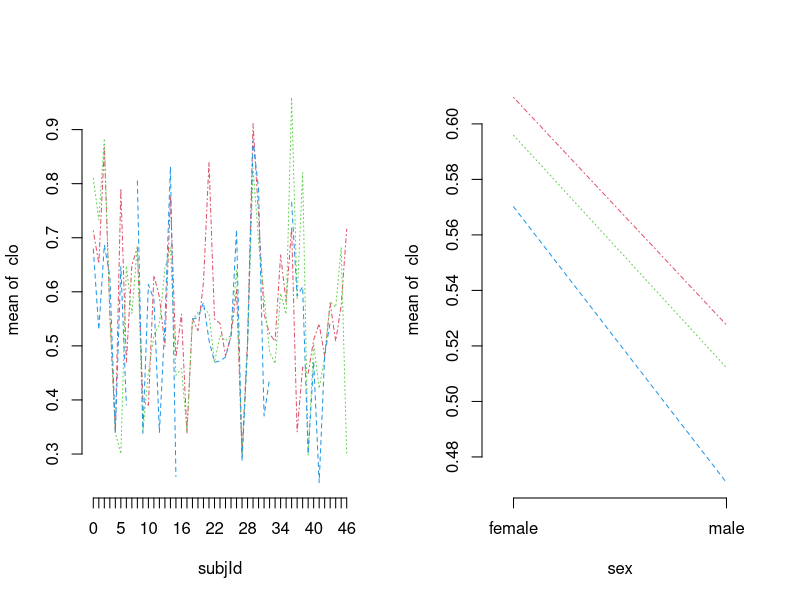
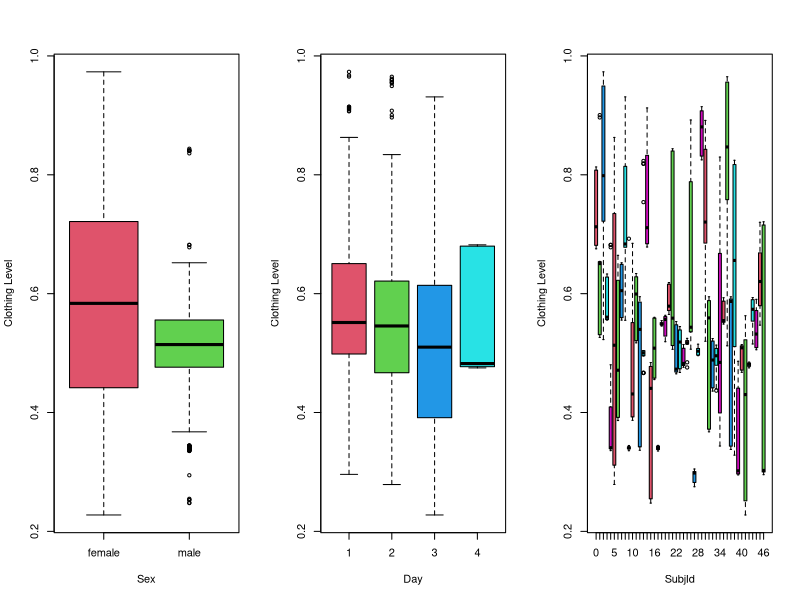
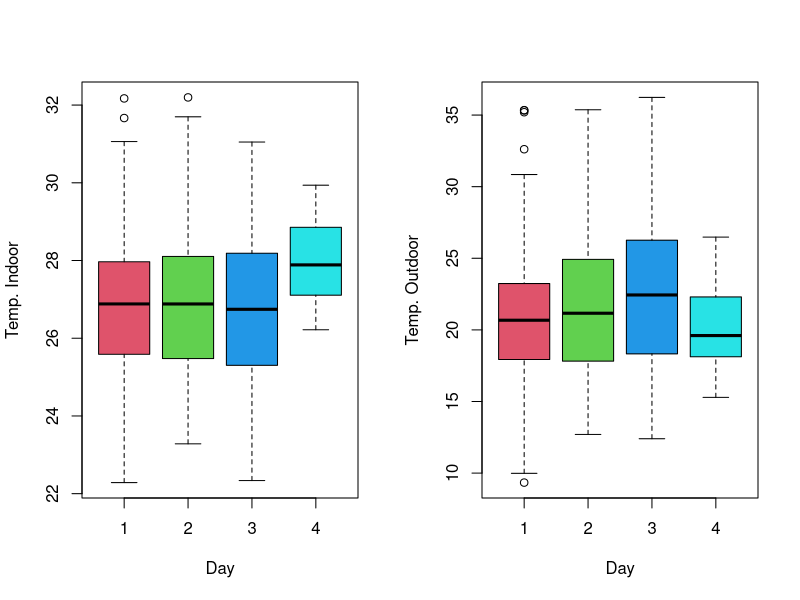
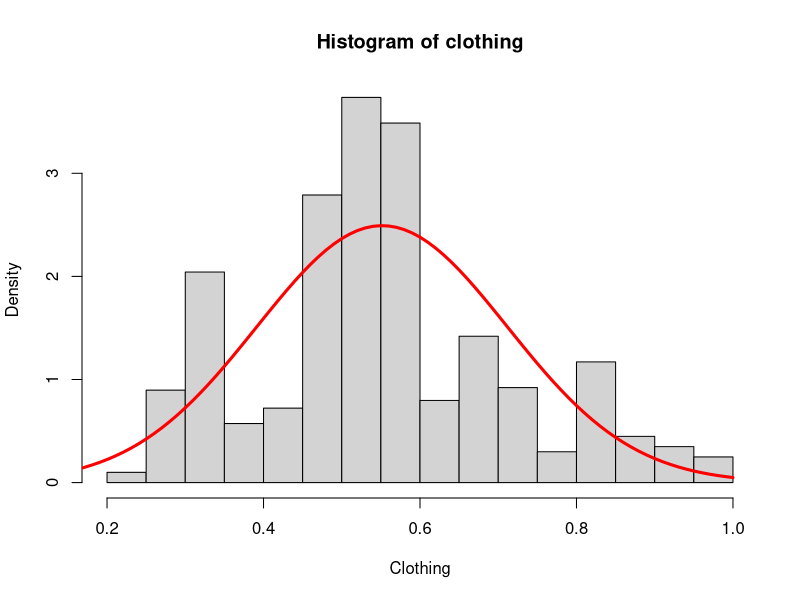
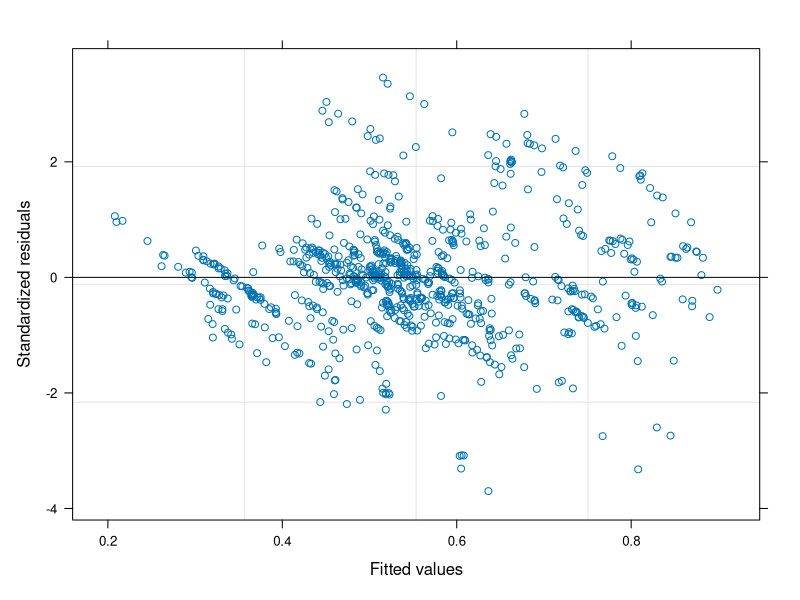
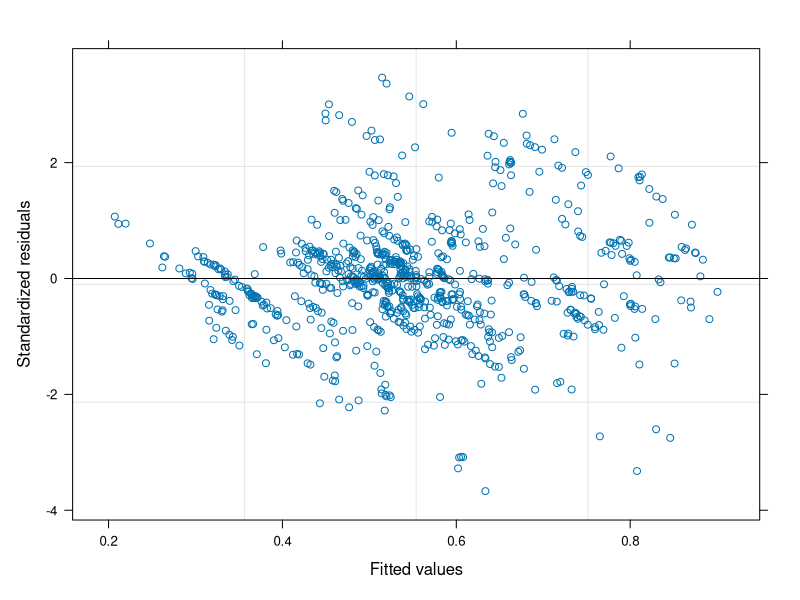
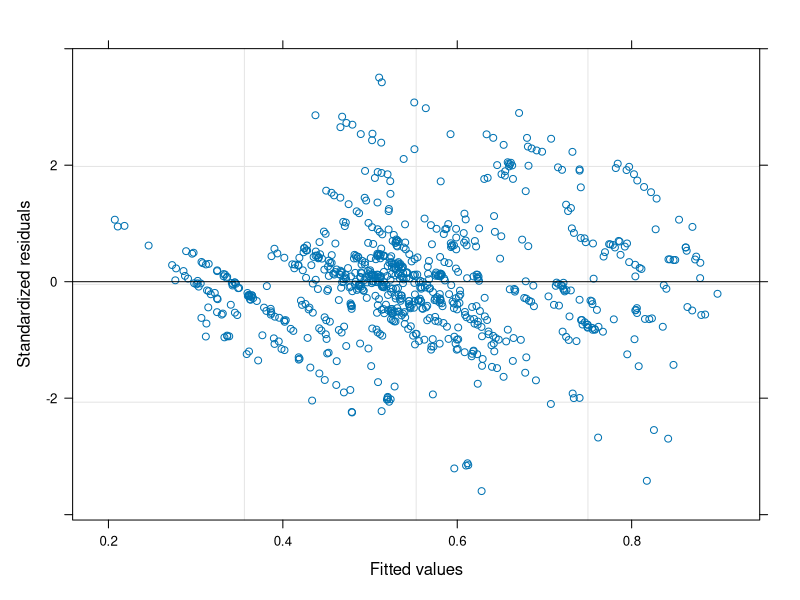

These charts were generated, in order, by the following R code: (Note: this script raises an error after producing the figures.)
# Assignment 3 - Adv. Data Analysis and Statistical Modelling
library(lme4)
library(readr)
library(xtable)
library(plyr)
library(corrplot)
library(nlme)
library(gclus)
library(stats)
library(emmeans)

#setwd("~/Documents/Studie/Mst-Sem2-2021/Advanced Data Analysis and Stastitical Modelling/Assignment 3")

Clothing = read.csv('clothingFullAss03.csv')

## Exploratory Analysis #### 

# The subject is measured 6 times a day for 3 days.

par(mfrow=c(1,2))
with(Clothing, {
  interaction.plot(subjId, day, clo, legend=FALSE, 
                   bty="n", col=2:11, xtick = TRUE)
  interaction.plot(sex, day, clo, legend=FALSE, 
                   bty="n", col=2:11, xtick = TRUE)})
par(mfrow=c(1,1))


par(mfrow=c(1,3))
boxplot(Clothing$clo ~Clothing$sex, col=2:6, xlab = "Sex", ylab = "Clothing Level")
boxplot(Clothing$clo ~Clothing$day, col=2:6, xlab = "Day", ylab = "Clothing Level")
boxplot(Clothing$clo ~Clothing$subjId, col=2:6, xlab = "SubjId", ylab = "Clothing Level")

par(mfrow=c(1,2))
boxplot(Clothing$tInOp ~Clothing$day, col=2:6, xlab = "Day", ylab = "Temp. Indoor")
boxplot(Clothing$tOut ~Clothing$day, col=2:6, xlab = "Day", ylab = "Temp. Outdoor")

par(mfrow=c(1,1))
# DENSITY PLOT OF CLOTHING  
clothing = Clothing$clo
# Density plot of Clo: 
f<-function(x){dnorm(x,mean=mean(clothing,na.rm=T),
                     sd=sd(clothing,na.rm=T))} 
hist(clothing,xlab='Clothing',probability=T)
curve(f,0,1,lwd=3,col="red",add=T) 
rm(f)



## Mixed Effect Model that use subjId as a random effect ####

#weights

#

Clothing$sex = factor(Clothing$sex)
Clothing$day = factor(Clothing$day)
par(mfrow=c(2,2))
model0 <- lme(clo ~ tOut*tInOp*sex+day, random= ~ 1|subjId, data=Clothing, method="REML")
logLik(model0)
anova(model0)
summary(model0)

model1 <- lme(clo ~ tOut*tInOp+ tOut*sex+tInOp*sex+tOut*day+tInOp*day, random= ~ 1|subjId, data=Clothing, method="REML")
logLik(model1)
anova(model1)
summary(model1)
plot(model1)

model2 <- lme(clo ~ tOut+tInOp+ tOut*sex+tInOp*sex+tOut*day+tInOp*day, random= ~ 1|subjId, data=Clothing, method="REML")
logLik(model2)
anova(model2)
summary(model2)
plot(model2)

model3 <- lme(clo ~ tOut*sex+tOut*day, random= ~ 1|subjId, data=Clothing, method="REML")#,weights = ~var)
logLik(model3)
anova(model3)
summary(model3)
plot(model3)
# add weights as their is dispersion in the end of the residuals


varmale=var(Clothing$clo[Clothing$sex=="male"])
varfemale=var(Clothing$clo[Clothing$sex=="female"])
Clothing$var<-Clothing$clo
for(i in 1:length(Clothing$var)){
  if(Clothing$sex[i]=="male"){
    Clothing$var[i] = varmale
  }
  else{
    Clothing$var[i] = varfemale
  }
}


Clothing$var<-Clothing$clo
for(i in 1:length(Clothing$var)){
  Clothing$var[i]=var(Clothing$clo[Clothing$subjId==Clothing$subjId[i]])
}
means=aggregate(var ~ subjId, data=Clothing,FUN=mean)

Clothing$var<-Clothing$clo
for(i in 1:length(Clothing$var)){
  if(Clothing$sex[i]=="male"){
    Clothing$var[i] = var(Clothing$clo[Clothing$day==Clothing$day[i] & Clothing$sex=="male"])
  }
  else{
    Clothing$var[i] = var(Clothing$clo[Clothing$day==Clothing$day[i] & Clothing$sex=="female"])
  }
}




optimize = function(vars){
  #for(i in 1:length(Clothing$var)){
  #  Clothing$var[i]=means$var[means$subjId==Clothing$subjId[i]]
  #}
  #print(i)
  
  Clothing$var = vars
  #print(Clothing$var)
  ########################### Insert model here
  model3 <- lme(clo ~ tOut*sex+tOut*day, random= ~ 1|subjId, data=Clothing, method="REML",weights = ~1/var)
  ###########################
  -logLik(model3)
}
varr=means$var
i=0
opt = optim(varr,optimize)

## Mixed Effect Model that 

model3 <- lme(clo ~ tInOp*sex+ tOut*sex+tOut*tInOp, random= ~ 1|subjId/day, data=Clothing, method="REML")
logLik(model3)
anova(model3)
summary(model3)
plot(model3)
# add weights as their is dispersion in the end of the residuals

model4 <- lme(clo ~ tInOp*sex+ tOut*sex, random= ~ 1|subjId/day, data=Clothing, method="REML")
logLik(model4)
anova(model4)
summary(model4)
plot(model4)


model5 <- lme(clo ~ tInOp*sex+ tOut, random= ~ 1|subjId/day, data=Clothing, method="REML",weights=~var)
logLik(model5)
anova(model5)
summary(model5)
plot(model5)

## Q.4 - model including within day auto-correlation 
# (repeated measurement set up), with subDay as random effect, you should only 
# consider random intercepts in these models.



fit.exp<- lme(clo ~ tInOp+sex+ tOut,random=~1|subDay,
              correlation=corExp(form=~1|subDay),
              data=Clothing,
              method="ML")
logLik(fit.exp)

plot(Variogram(fit.exp), main='Exp')

plot(fit.exp)
qqnorm(fit.exp)
